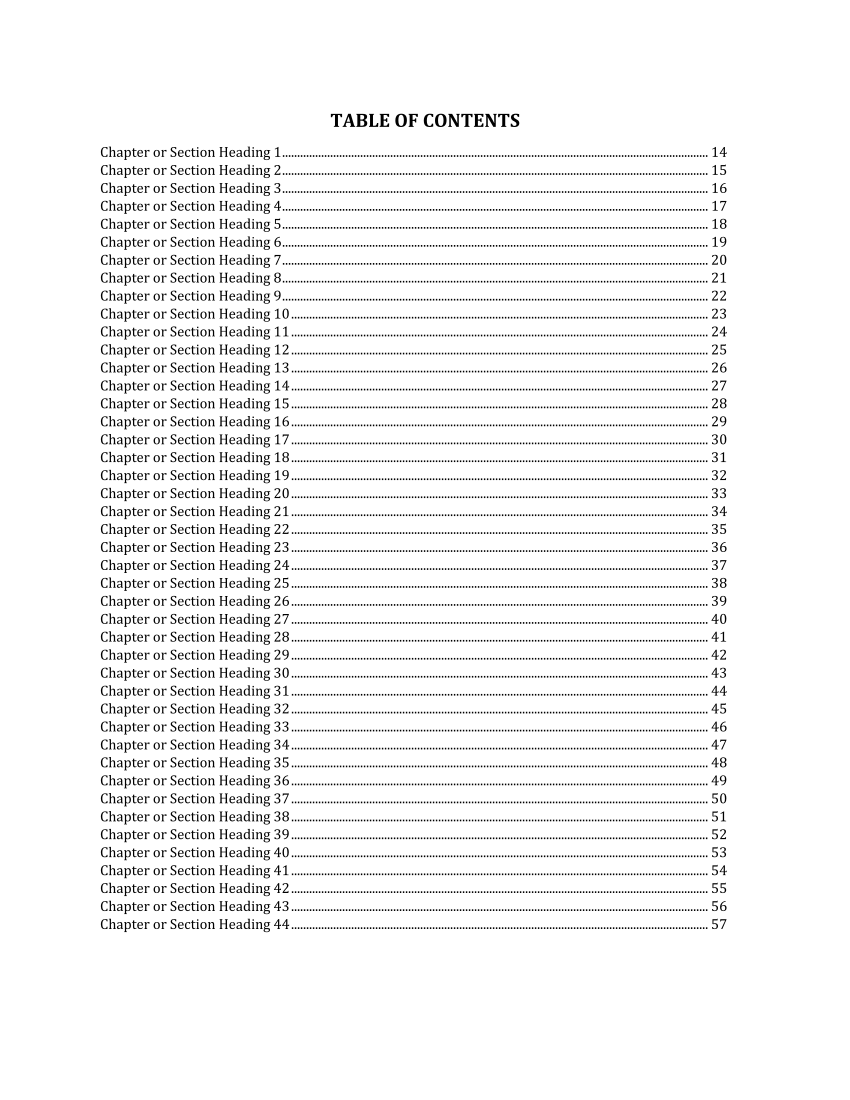

Here is the Python script that generated this plot:
import docx
from docx import Document
from docx.shared import Inches, Pt, RGBColor
from docx.enum.text import WD_ALIGN_PARAGRAPH
from docx.oxml import parse_xml
from docx.oxml.ns import nsdecls
import win32com.client as win32
import os, pypdf

doc = Document()
s = doc.sections[0]
s.top_margin = Inches(1.0)
s.bottom_margin = Inches(1.0)
s.left_margin = Inches(1.0)
s.right_margin = Inches(1.0)

# Add TOC title centered
p_toc = doc.add_paragraph()
p_toc.alignment = WD_ALIGN_PARAGRAPH.CENTER
p_toc.paragraph_format.space_before = Pt(6)
p_toc.paragraph_format.space_after = Pt(6)
r = p_toc.add_run("TABLE OF CONTENTS")
r.bold = True
r.font.size = Pt(14)

tab_xml = f'<w:tabs {nsdecls("w")}><w:tab w:val="right" w:leader="dot" w:pos="9028"/></w:tabs>'

for i in range(44):
    p = doc.add_paragraph()
    p.alignment = WD_ALIGN_PARAGRAPH.LEFT
    p.paragraph_format.space_before = Pt(0)
    p.paragraph_format.space_after = Pt(0)
    p.paragraph_format.line_spacing = 1.05
    p._p.get_or_add_pPr().append(parse_xml(tab_xml))
    r1 = p.add_run(f"Chapter or Section Heading {i+1}")
    r1.font.size = Pt(10.5)
    r2 = p.add_run(f"\t{i+14}")
    r2.font.size = Pt(10.5)

doc.save("scratch/test_toc_single_page.docx")

word = win32.Dispatch("Word.Application")
word.Visible = False
d = word.Documents.Open(os.path.abspath("scratch/test_toc_single_page.docx"))
d.SaveAs(os.path.abspath("scratch/test_toc_single_page.pdf"), FileFormat=17)
d.Close()
word.Quit()

reader = pypdf.PdfReader("scratch/test_toc_single_page.pdf")
print("TOC page count with 44 rows at 10.5pt:", len(reader.pages))
